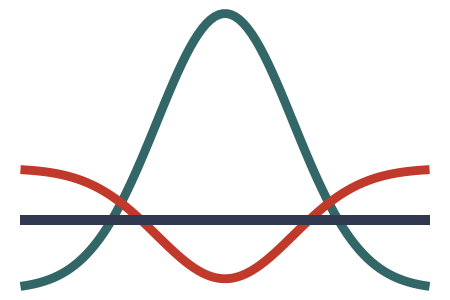

R code for this plot:
library(ggplot2)
library(dplyr)

# Generate random data from a normal distribution
set.seed(42)
x <- seq(-3, 3, length=100)
y <- dnorm(x)
se <- .175-y*.4
df <- data.frame(x,y)

# Plot the normal distribution using ggplot2
p <- ggplot(df, aes(x = x, y = y))
p <- p + geom_line(color = "#336666", size = 2) 
p <- p + geom_line(aes(x=x,y=se), color = "#C0392B", size = 2) 
p <- p + geom_segment(aes(x = -3, xend = 3, y = .1, yend = .1), size = 2, color = '#30394F')
# p <- p + labs(title = "Normal Distribution Plot",
#                 x = "Value",
#                 y = "frequency")
p <- p + theme_void()
p


ggsave(p,
       filename = "measurementerror.png",
       device = png, 
       height = 2,
       width = 3,
       units = "in",
       type = "cairo", 
       dpi = 150)
